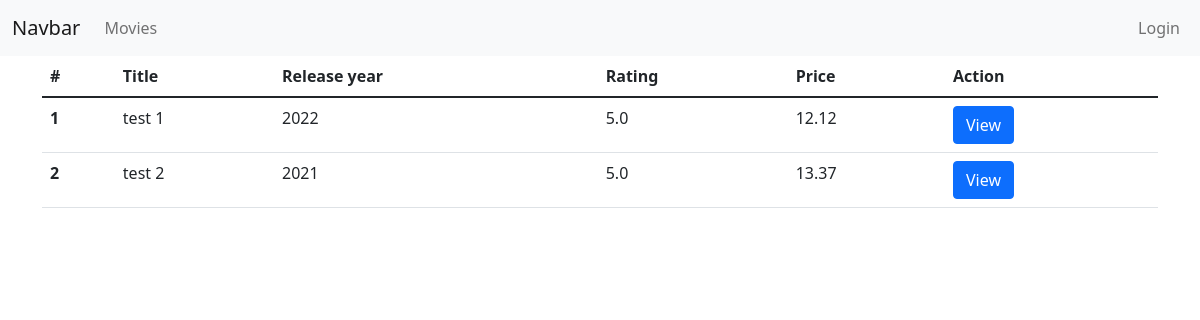
The page / on the database its author committed.
### core/models.py (models this page shows, shortened)
class Movies(models.Model):
    title = models.CharField(max_length=100)
    description = models.CharField(max_length=4096)
    release_date = models.DateField()
    price = models.FloatField()
    rating = models.ForeignKey('Ratings', on_delete=models.SET_DEFAULT, default = "NA", null=True)
    def avgRating(self):
        rating = Ratings.objects.filter(movieID=self).aggregate(avarage=Avg('rating'))
        avg = 0
        if rating['avarage'] is not None:
            avg = float(rating['avarage'])
        return avg

### core/views.py (the view)
# urls.py: path('', views.index, name='index'),
def index(request):
    movies = Movies.objects.all()
    context = {
        'movies': movies
    }
    return render(request, 'index.html', context)

### core/templates/index.html (shortened to what this page needs)
{% extends '_base.html' %}
{% block content %}
{% include '_navbar.html' %}
<div class="container">
    <table class="table">
        <thead>
          <tr>
            <th scope="col">#</th>
            <th scope="col">Title</th>
            <th scope="col">Release year</th>
            <th scope="col">Rating</th>
            <th scope="col">Price</th>
            <th scope="col">Action</th>
          </tr>
        </thead>
        <tbody>
            {% for movie in movies %}
            <tr>
                <th scope="row">{{movie.id}}</th>
                <td>{{movie.title}}</td>
                <td>{{movie.release_date|date:"Y"}}</td>
                <td>{{movie.avgRating}}</td>
                <td>{{movie.price}}</td>
                <td><a href="{% url 'core:movieDetails' movie.id %}"><button class="btn btn-primary">View</button></a></td>
            </tr>
            {% endfor %}
        </tbody>
      </table>
</div>
{% endblock %}

### rows shown on the page
Movies: id "1", title "test 1", release_date "2022", avgRating "5.0", price "12.12"
Movies: id "2", title "test 2", release_date "2021", avgRating "5.0", price "13.37"
